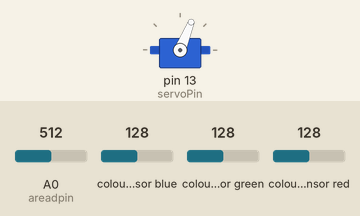
Simulated run of this sketch. Board: Arduino Uno, built with avr-gcc and run on an emulated ATmega328P. On the bench: servo. Wiring (inferred from the names in the program): TCS3200 colour sensor: output pin 7; S2 pin 5; S3 pin 6; S0 pin 3; S1 pin 4. The test bench sets the inputs (shaded band); at power-on: A0 (areadpin) = 512, colour sensor blue 128, colour sensor green 128, colour sensor red 128. What the sketch prints to the serial monitor is not drawn.

Above: at 0.1 s.
At 0.6 s:
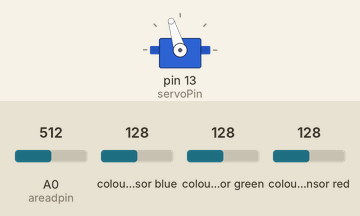
Timing chart, 0 to 2.1 s (numbered marks = the images above):
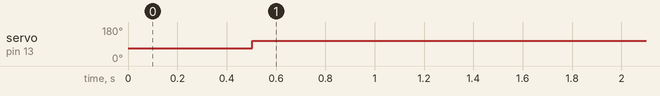

Measured:
- by itself, servo on pin 13 (servoPin): 68° → 107° at 0.50 s

The sketch:

topmotor.ino
```cpp
#include <Servo.h>
#include <Wire.h>
int number = 15;
/*
  Max Knutson, Ajay Jayaraman, Patrick Hultquist
  Skittle Sorter and interpreter
  Fall 2019

  SOME OF THE COLOR SENSING CODE: https://howtomechatronics.com/tutorials/arduino/arduino-color-sensing-tutorial-tcs230-tcs3200-color-sensor/
  SOME OF THE SERVO MOTOR CODE: https://www.arduino.cc/en/reference/servo
  REST OF CODE WRITTEN BY GROUP
*/

boolean STOPPED = false;

int servoPin = 13; //pin for the top servo motor

Servo servo; //bottom servo motor object

int rgbPins[3] = {9,10,11}; //pins to measure the respective r, g, and b, of skittle

int servoAngle = 0;   // servo position in degrees

//the following defines important pins for the color sensor
#define S0 3
#define S1 4
#define S2 5
#define S3 6
#define sensorOut 7

// Stores frequency read by the photodiodes
int redFrequency = 0;
int greenFrequency = 0;
int blueFrequency = 0;

void setup()
{
    // Setting the outputs
  pinMode(S0, OUTPUT);
  pinMode(S1, OUTPUT);
  pinMode(S2, OUTPUT);
  pinMode(S3, OUTPUT);

  // Setting the sensorOut as an input
  pinMode(sensorOut, INPUT);

  // Setting frequency scaling to 20%
  digitalWrite(S0,LOW);
  digitalWrite(S1,HIGH);

   // Begins serial communication. I don't require it to be connected to the computer so I don't use while(!Serial);
  Serial.begin(9600);
  servo.attach(servoPin);

  Wire.begin(); //begins communication with other arduinos
}


void loop()
{
  if (STOPPED){
    return;
  }
  servo.write(68); //first angle to pick up skittle
  delay(500);
  for(servoAngle = 68; servoAngle < 108; servoAngle++)  //moves the skittle under the sensor
  {
    servo.write(servoAngle);
//    delay(10);
  }
  measure(); //function, defined below, which measures the color of a skittle and works from there
  int areadpin = A0;
  int val = 0;
//  delay(5000);
  while (val < 800){
    val = analogRead(areadpin);
  }
//  delay(10000);
  for(servoAngle = 108; servoAngle < 160; servoAngle++)  //moves the skittle to the release position
  {
    servo.write(servoAngle);
//    delay(10);
  }

  delay(200);

}

void measure(){
  //this function takes 15 measurements and averages them (original code)
  int redFrequencies[number] = {0,0,0,0,0,0,0,0,0,0,0,0,0,0,0};
  int blueFrequencies[number] = {0,0,0,0,0,0,0,0,0,0,0,0,0,0,0};
  int greenFrequencies[number] = {0,0,0,0,0,0,0,0,0,0,0,0,0,0,0};
  int x = 0;
  delay(100);
  while (x<number){

    //this code is from the source listed at the top; well, then heavily modified
      // Setting RED (R) filtered photodiodes to be read
    digitalWrite(S2,LOW);
    digitalWrite(S3,LOW);

    // Reading the output frequency
    redFrequency = pulseIn(sensorOut, LOW);
    redFrequencies[x] = redFrequency;

     // Printing the RED (R) value
    delay(100);

    // Setting GREEN (G) filtered photodiodes to be read
    digitalWrite(S2,HIGH);
    digitalWrite(S3,HIGH);

    // Reading the output frequency
    greenFrequency = pulseIn(sensorOut, LOW);

    // Printing the GREEN (G) value
    greenFrequencies[x] = greenFrequency;
    delay(100);

    // Setting BLUE (B) filtered photodiodes to be read
    digitalWrite(S2,LOW);
    digitalWrite(S3,HIGH);

    // Reading the output frequency
    blueFrequency = pulseIn(sensorOut, LOW);
    blueFrequencies[x] = blueFrequency;

    // Printing the BLUE (B) value
    delay(100);
    x++;
  }
  //basically the function that works to do the rest
  findColor(average(redFrequencies), average(greenFrequencies), average(blueFrequencies));
  Serial.println();
}

void findColor(float rValue, float gValue, float bValue){
  //finds the color using other function smallest();

  /*
   * I'll break this down: originally, I had a range for each color.
   * Now I have approximate frequency values for each color and I find which color is closest
   * so the dist() function is a 3-dimensional distance and the smallest() finds the smallest of the distances
   * It's a 'best guess' algorithm that is a lot better than anything else
   */
  float redD = dist(rValue, gValue, bValue, 1250, 1550, 410);
  float yellowD = dist(rValue, gValue, bValue, 1050, 1125, 340);
  float greenD = dist(rValue, gValue, bValue, 1260, 1240, 385);
  float orangeD = dist(rValue, gValue, bValue, 1130, 1500, 365);
  float purpleD = dist(rValue, gValue, bValue, 1470, 1605, 445);
  float blankD = dist(rValue, gValue, bValue, 1580, 1600, 440);

  Serial.println();
  String color = smallest(redD, orangeD, yellowD, greenD, purpleD, blankD);
  Serial.println(color);

  //prints r, g, b for testing
  Serial.println(rValue);
  Serial.println(gValue);
  Serial.println(bValue);
}

float average(int a[])
{
    //gets the average of the array. Note it uses the hard-coded number of measurements so it doesn't work for any array
    int n = number;
    // Find sum of array element
    int sum = 0;
    for (int i=0; i<n; i++)
       sum += a[i];

    return sum/n;
}

float dist(int a, int b, int c, int a1, int b1, int c1){
  //finds three-dimensional distance between three points using pythagorean theorem
  return (pow(pow((a-a1),2) + pow((b-b1),2) + pow((c-c1),2), 0.5));
}

void prettyPrint(String line1, float line2){
  //testing function, not really in use anymore. Keep it here for good times.
  Serial.println(line1);
  Serial.print("   ");
  Serial.println(line2);
}

String smallest(float r, float o, float y, float g, float v, float b){
  //finds the correct color and does all the work to interpret it, including returning the color and setting the motor
  float values[6] = {r, o, y, g, v, b};

  int mini = getMin(values, 6); // wrote this simple function so I wasn't annoyed with if-else statements
  writeWire(mini+1);

  switch (mini) {
    case 0:
      return "red";
      break;
    case 1:
      return "orange";
      break;
    case 2:
      return "yellow";
      break;
    case 3:
      return "green";
      break;
    case 4:
      return "purple";
      break;
    case 5:
      return "blank";
      break;
    default:
      return "this is an impossible scenario";
   }

  return "uh-oh spaghetti-os"; //"have some fun once in a while"
}

int getMin(float* array, int size)
{
  //gets the smallest val of array
  int minIndex = 0;
  int minimum = array[0];
  for (int i = 0; i < size; i++)
  {
    if (array[i] < minimum) {minimum = array[i]; minIndex = i;}
  }
  return minIndex;
}

void writeWire(int n){
  //function that writes to another arduino via I2C communication
  Wire.beginTransmission(9);//9 here is the address of the slave board
  Wire.write(n);//Transfers the value of potentiometer to the slave board
  Wire.endTransmission();
}
```
